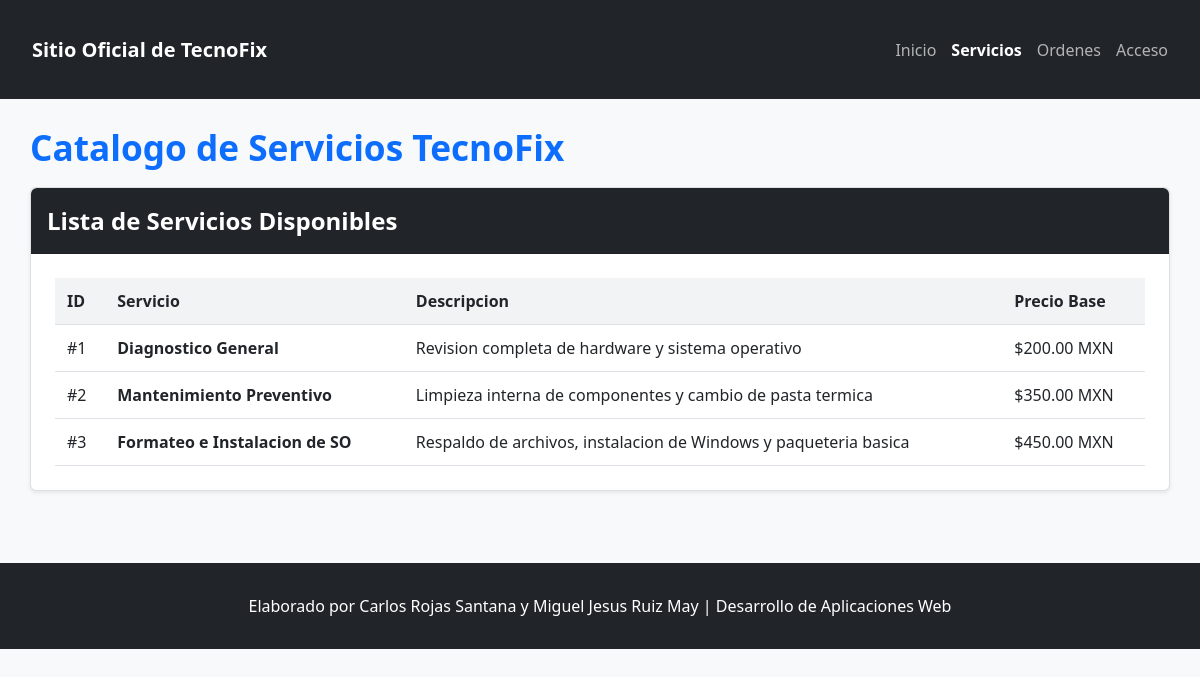
Page /servicios.php on the committed database.
### tables this page shows
CREATE TABLE IF NOT EXISTS servicios (
    id INT AUTO_INCREMENT PRIMARY KEY,
    nombre VARCHAR(100) NOT NULL,
    descripcion TEXT NOT NULL,
    precio DECIMAL(10,2) NOT NULL DEFAULT 0.00
);

### servicios.php (the view, shortened to what this page needs)
<?php
require_once "conexion.php";
$resultado_servicios = mysqli_query($conexion, "SELECT * FROM servicios ORDER BY id ASC");
?>
<!DOCTYPE html>
<html lang="es">
<head>
    <link rel="stylesheet" href="css/estilos.css">
</head>
<body>
    <?php include "header.php"; ?>
    <main class="container">
        <h1 class="display-5">Catalogo de Servicios TecnoFix</h1>
        <div class="card">
            <div class="card-header bg-dark">
                <h2 class="h5">Lista de Servicios Disponibles</h2>
            </div>
            <div class="card-body tabla-responsiva">
                <table class="tabla-ordenes">
                    <thead>
                        <tr>
                            <th>ID</th>
                            <th>Servicio</th>
                            <th>Descripcion</th>
                            <th>Precio Base</th>
                        </tr>
                    </thead>
                    <tbody>
                        <?php while ($fila = mysqli_fetch_assoc($resultado_servicios)): ?>
                            <tr>
                                <td>#<?php echo $fila['id']; ?></td>
                                <td><strong><?php echo htmlspecialchars($fila['nombre']); ?></strong></td>
                                <td><?php echo htmlspecialchars($fila['descripcion']); ?></td>
                                <td>$<?php echo number_format($fila['precio'], 2); ?> MXN</td>
                            </tr>
                        <?php endwhile; ?>
                    </tbody>
                </table>
            </div>
        </div>
    </main>
    <footer>
        <p>Elaborado por Carlos Rojas Santana y Miguel Jesus Ruiz May | Desarrollo de Aplicaciones Web</p>
    </footer>
</body>
</html>

### header.php (shortened to what this page needs)
<?php
$pagina_actual = basename($_SERVER['PHP_SELF']);
?>
<nav class="navbar">
    <div class="container nav-flex">
        <a class="navbar-brand" href="index.php">Sitio Oficial de TecnoFix</a>
        <ul class="navbar-nav">
            <li>
                <a class="nav-link <?php echo ($pagina_actual == 'index.php') ? 'active' : ''; ?>" href="index.php">Inicio</a>
            </li>
            <li>
                <a class="nav-link <?php echo ($pagina_actual == 'servicios.php') ? 'active' : ''; ?>" href="servicios.php">Servicios</a>
            </li>
            <li>
                <a class="nav-link <?php echo ($pagina_actual == 'ordenes.php') ? 'active' : ''; ?>" href="ordenes.php">Ordenes</a>
            </li>
            <li>
                <a class="nav-link <?php echo ($pagina_actual == 'acceso.php') ? 'active' : ''; ?>" href="acceso.php">Acceso</a>
            </li>
        </ul>
    </div>
</nav>

### css/estilos.css (style rules this page uses)
body { margin: 0; font-family: system-ui, -apple-system, sans-serif; background-color: #f8f9fa; color: #212529; }
.navbar { background-color: #212529; padding: 0.75rem 1rem; }
.nav-flex { display: flex; justify-content: space-between; align-items: center; flex-wrap: wrap; gap: 1rem; padding: 0; }
.navbar-brand { color: #fff; font-size: 1.25rem; font-weight: bold; text-decoration: none; }
.navbar-nav { display: flex; list-style: none; margin: 0; padding: 0; gap: 15px; flex-wrap: wrap; }
.nav-link { color: rgba(255,255,255,0.65); text-decoration: none; }
.nav-link:hover, .nav-link.active { color: #fff; font-weight: bold; }
.container { max-width: 1140px; margin: 0 auto; padding: 1.5rem 1rem; }
.display-5 { font-size: 2.2rem; font-weight: bold; color: #0d6efd; margin: 0 0 1rem 0; }
.h4, .h5 { margin: 0; }
.card { background-color: #fff; border: 1px solid rgba(0,0,0,0.125); border-radius: 0.375rem; box-shadow: 0 0.125rem 0.25rem rgba(0,0,0,0.075); display: flex; flex-direction: column; }
.card-header { padding: 1rem; border-bottom: 1px solid rgba(0,0,0,0.125); border-radius: 0.375rem 0.375rem 0 0; color: #fff; }
.bg-dark { background-color: #212529; }
.card-body { padding: 1.5rem; }
.tabla-responsiva { overflow-x: auto; }
.tabla-ordenes { width: 100%; border-collapse: collapse; min-width: 650px; }
.tabla-ordenes th, .tabla-ordenes td { padding: 0.75rem; border-bottom: 1px solid #dee2e6; text-align: left; }
.tabla-ordenes th { background-color: #f1f3f5; font-weight: 700; }
footer { background-color: #212529; color: #fff; text-align: center; padding: 1rem; margin-top: 3rem; }

### rows in the picture
servicios: id "1", nombre "Diagnostico General", descripcion "Revision completa de hardware y sistema operativo", precio "200.00"
servicios: id "2", nombre "Mantenimiento Preventivo", descripcion "Limpieza interna de componentes y cambio de pasta termica", precio "350.00"
servicios: id "3", nombre "Formateo e Instalacion de SO", descripcion "Respaldo de archivos, instalacion de Windows y paqueteria basica", precio "450.00"
